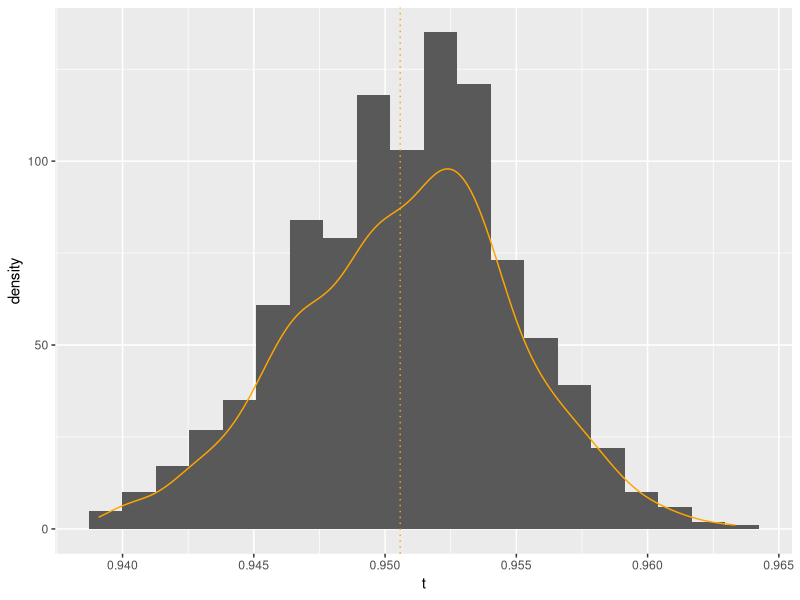
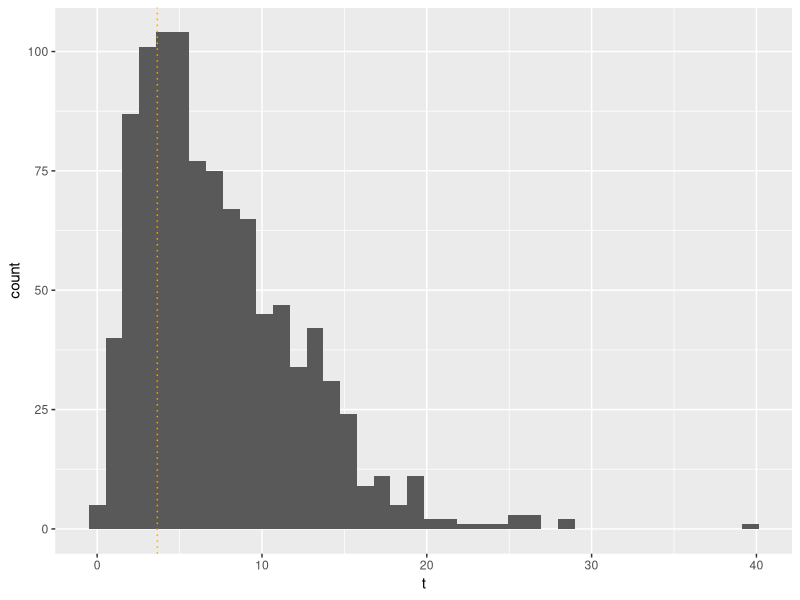
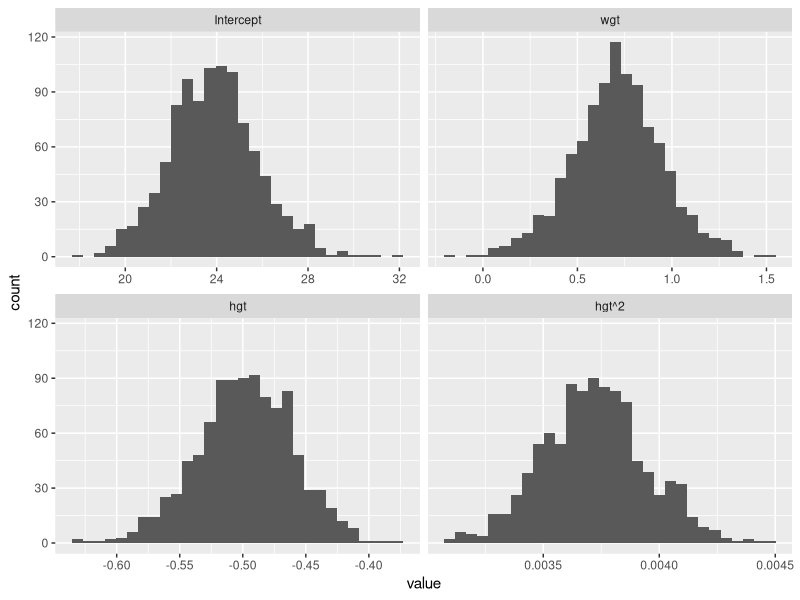

The R source for these figures, in order:
## ---- chunk 1
knitr::opts_chunk$set(echo = TRUE)
## ---- chunk 2
library(boot)
library(mice)
library(dplyr)
library(magrittr)
library(ggplot2)
## ---- chunk 3
set.seed(123)
## ---- chunk 4
corfun <- function(data, i){
  data.sample <- data[i,]
  stat <- cor(data.sample$age, data.sample$wgt, use = "pairwise.complete.obs")
	return(stat)
}
## ---- chunk 5
bootstr.cor <- 
  boys %>%
  boot(corfun, R = 1000)
## ---- chunk 6
attributes(bootstr.cor)
## ---- chunk 7
head(bootstr.cor$data)
## ---- chunk 8
bootstr.cor$t0
## ---- chunk 9
head(bootstr.cor$t)
## ---- chunk 10
bootstr.cor$t %>% mean
## ---- chunk 11
head(bootstr.cor$data)
## ---- chunk 12
plotdata <- data.frame(t = bootstr.cor$t)

plotdata %>%
  ggplot(aes(t)) + 
  geom_histogram(bins = 20) + 
  geom_density(col = "orange") + 
  geom_vline(xintercept = bootstr.cor$t0, col = "orange", linetype = "dotted")
## ---- chunk 13
boys2 <- boys %>%
    mutate(ovw = if_else(bmi <= 25, "Not Overweight", "Overweight")) 
## ---- chunk 14
boys2 %$%
  table(ovw)
## ---- chunk 15
X2fun <- function(data, i){
  data.sample <- data[i,]
  tab <- data.sample %$%
    table(ovw, reg) 
  X2 <- suppressWarnings(chisq.test(tab))
	return(X2$statistic)
}
## ---- chunk 16

bootstr.X2 <- 
  boys2 %>%
  boot(X2fun, R = 1000)

bootstr.X2

## ---- chunk 17
plotdata <- data.frame(t = bootstr.X2$t)

plotdata %>%
  ggplot(aes(t)) + 
  geom_histogram(bins = 40) + 
  geom_vline(xintercept = bootstr.X2$t0, col = "orange", linetype = "dotted")
## ---- chunk 18
lmfun <- function(data, i){
  data.sample <- data[i,]
  coef <- data.sample %$%
    lm(wgt ~ age + hgt + I(hgt^2)) %>%
    coef()
	return(coef)
}
## ---- chunk 19
bootstr.lm <- 
  boys %>%
  boot(lmfun, R = 1000)

bootstr.lm
## ---- chunk 20
bootstr.lm$t0
## ---- chunk 21
est <- bootstr.lm$t
colnames(est) <- (c("Intercept", "wgt", "hgt", "hgt^2"))

reshape2::melt(est) %>%
  ggplot(aes(value)) + facet_wrap(~Var2, scales = 'free_x') +
  geom_histogram()
## ---- chunk 22
boot.ci(bootstr.lm)
## ---- chunk 23
quantile(est[, "Intercept"], c(0.025,0.975))
## ---- chunk 24
apply(est, 2, function(x) quantile(x, c(0.025,0.975)))
## ---- chunk 25
sort(est[, "Intercept"])[c(25, 976)]
